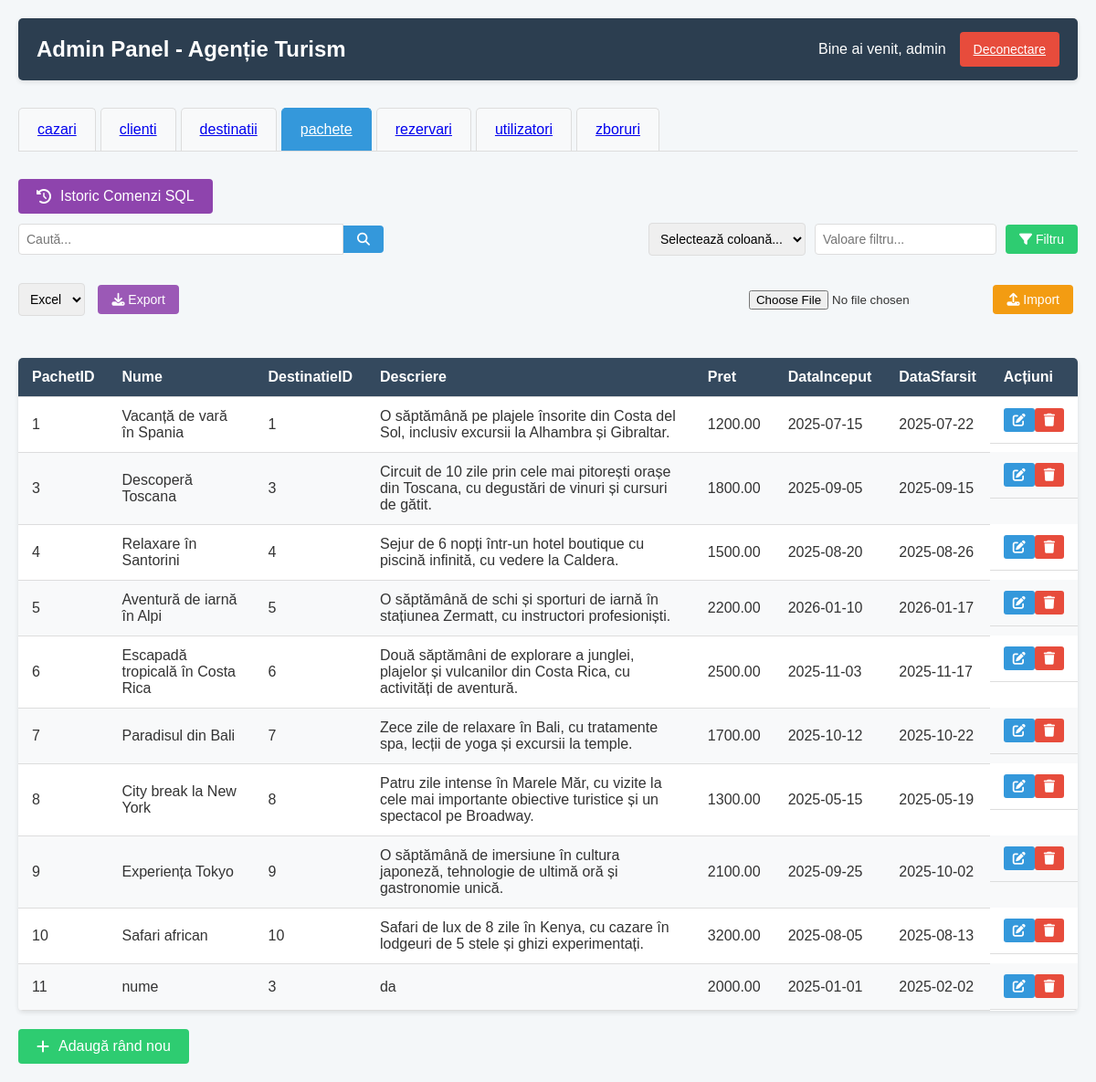
The app's page /admin.php?table=pachete (signed in) with its own data.
### tables this page shows
CREATE TABLE `Pachete` (
  `PachetID` bigint unsigned NOT NULL AUTO_INCREMENT,
  `Nume` varchar(100) NOT NULL,
  `DestinatieID` bigint unsigned NOT NULL,
  `Descriere` text,
  `Pret` decimal(10,2) NOT NULL,
  `DataInceput` date NOT NULL,
  `DataSfarsit` date NOT NULL,
  PRIMARY KEY (`PachetID`),
  KEY `DestinatieID` (`DestinatieID`),
  CONSTRAINT `Pachete_ibfk_1` FOREIGN KEY (`DestinatieID`) REFERENCES `Destinatii` (`DestinatieID`) ON DELETE CASCADE
);

### admin.php (the view, shortened to what this page needs)
<?php
var_dump($_SESSION);
$currentTable = isset($_GET['table']) ? $_GET['table'] : 'Utilizatori';
$dbConnection = new DataBase();
$con = $dbConnection->getConexiune();
function logSQLCommand($command, $table = '', $result = '') {
    $logFile = __DIR__ . '/sql_history.log';
    $timestamp = date('Y-m-d H:i:s');
    $user = $_SESSION['username'] ?? 'Unknown';
    $ip = $_SERVER['REMOTE_ADDR'] ?? 'Unknown';
    $logEntry = "[{$timestamp}] User: {$user} | IP: {$ip} | Table: {$table} | Command: {$command} | Result: {$result}\n";
}
function getTableData($con, $tableName, $searchTerm = '', $filterColumn = '', $filterValue = '') {
    $data = [];
    $columns = [];
    $columnsQuery = "SHOW COLUMNS FROM $tableName";
    $columnsResult = $con->query($columnsQuery);
    if ($columnsResult) {
        while ($column = $columnsResult->fetch_assoc()) {
            $columns[] = $column['Field'];
        }
        $query = "SELECT * FROM $tableName";
        $result = $con->query($query);
        if ($result) {
            while ($row = $result->fetch_assoc()) {
                $data[] = $row;
            }
        }
    }
    return ['columns' => $columns, 'data' => $data];
}
$searchTerm = isset($_GET['search']) ? $_GET['search'] : '';
$filterColumn = isset($_GET['filter_column']) ? $_GET['filter_column'] : '';
$filterValue = isset($_GET['filter_value']) ? $_GET['filter_value'] : '';
$tableData = getTableData($con, $currentTable, $searchTerm, $filterColumn, $filterValue);
$columns = $tableData['columns'];
$data = $tableData['data'];
$primaryKey = '';
$primaryKeyQuery = "SHOW KEYS FROM $currentTable WHERE Key_name = 'PRIMARY'";
$primaryKeyResult = $con->query($primaryKeyQuery);
if ($primaryKeyResult && $primaryKeyResult->num_rows > 0) {
    $primaryKeyRow = $primaryKeyResult->fetch_assoc();
    $primaryKey = $primaryKeyRow['Column_name'];
}
?>
<!DOCTYPE html>
<html lang="ro">
<head>
    <link rel="stylesheet" href="https://cdnjs.cloudflare.com/ajax/libs/font-awesome/6.4.0/css/all.min.css">
</head>
<body>
    <div class="container">
        <header>
            <h1>Admin Panel - Agenție Turism</h1>
            <div class="user-info">
                <span>Bine ai venit, <?php echo htmlspecialchars($_SESSION['username'] ?? 'Admin'); ?></span>
                <a href="logout.php" class="logout-btn">Deconectare</a>
            </div>
        </header>
        <div class="tabs">
            <?php
            $dbConnection = new DataBase();
            $con = $dbConnection->getConexiune();
            $tablesQuery = "SHOW TABLES";
            $tablesResult = $con->query($tablesQuery);
            if ($tablesResult) {
                while ($table = $tablesResult->fetch_row()) {
                    $tableName = $table[0];
                    $activeClass = ($currentTable === $tableName) ? 'active' : '';
                    echo "<a href='?table=$tableName' class='tab $activeClass'>$tableName</a>";
                }
            }
            ?>
        </div>
<button class="sql-history-btn" onclick="openSQLHistoryModal()">
    <i class="fas fa-history"></i> Istoric Comenzi SQL
</button>
        <div class="search-filter-container">
            <form method="GET" action="" class="search-container">
                <input type="text" name="search" placeholder="Caută..." value="<?php echo htmlspecialchars($searchTerm); ?>">
                <button type="submit" class="search-btn"><i class="fas fa-search"></i></button>
            </form>
            <form method="GET" action="" class="filter-container">
                <select name="filter_column">
                    <option value="">Selectează coloană...</option>
                </select>
                <input type="text" name="filter_value" placeholder="Valoare filtru..." value="<?php echo htmlspecialchars($filterValue); ?>">
                <button type="submit" class="filter-btn"><i class="fas fa-filter"></i> Filtru</button>
            </form>
        </div>
        <div class="export-import-container">
            <div class="export-container">
                <form method="POST" action="">
                    <select name="format" class="export-format">
                        <option value="excel">Excel</option>
                    </select>
                    <button type="submit" class="export-btn"><i class="fas fa-download"></i> Export</button>
                </form>
            </div>
            <div class="import-container">
                <form method="POST" action="" enctype="multipart/form-data">
                    <input type="file" name="import_file" class="import-file" accept=".xls,.xlsx,.csv">
                    <button type="submit" class="import-btn"><i class="fas fa-upload"></i> Import</button>
                </form>
            </div>
        </div>
        <table>
            <thead>
                <tr>
                    <?php foreach ($columns as $column): ?>
                        <th><?php echo htmlspecialchars($column); ?></th>
                    <?php endforeach; ?>
                    <th>Acțiuni</th>
                </tr>
            </thead>
            <tbody>
                <?php if (empty($data)): ?>
                    <tr>
                        <td colspan="<?php echo count($columns) + 1; ?>" class="no-data">Nu există date disponibile</td>
                    </tr>
                <?php else: ?>
                    <?php foreach ($data as $row): ?>
                        <tr>
                            <?php foreach ($columns as $column): ?>
                                <td><?php echo htmlspecialchars($row[$column]); ?></td>
                            <?php endforeach; ?>
                            <td class="actions">
                                <button class="btn btn-edit" onclick="openEditModal('<?php echo htmlspecialchars(json_encode($row)); ?>', '<?php echo htmlspecialchars($primaryKey); ?>')"><i class="fas fa-edit"></i></button>
                                <button class="btn btn-delete" onclick="openDeleteModal('<?php echo htmlspecialchars($row[$primaryKey]); ?>', '<?php echo htmlspecialchars($primaryKey); ?>')"><i class="fas fa-trash"></i></button>
                            </td>
                        </tr>
                    <?php endforeach; ?>
                <?php endif; ?>
            </tbody>
        </table>
        <button class="add-row" onclick="openAddModal()"><i class="fas fa-plus"></i> Adaugă rând nou</button>
    </div>
</body>
</html>

### admin.php (style rules this page uses)
body { font-family: 'Arial', sans-serif; line-height: 1.6; margin: 0; padding: 0; background-color: #f4f7f9; color: #333; }
.container { max-width: 1200px; margin: 0 auto; padding: 20px; }
header { background-color: #2c3e50; color: white; padding: 15px 20px; display: flex; justify-content: space-between; align-items: center; margin-bottom: 30px; border-radius: 5px; box-shadow: 0 2px 5px rgba(0,0,0,0.1); }
h1 { margin: 0; font-size: 24px; }
.user-info { display: flex; align-items: center; }
.user-info span { margin-right: 15px; }
.logout-btn { background-color: #e74c3c; color: white; border: none; padding: 8px 15px; border-radius: 4px; cursor: pointer; font-size: 14px; transition: background-color 0.3s; }
.tabs { display: flex; margin-bottom: 20px; border-bottom: 1px solid #ddd; overflow-x: auto; }
.tab { padding: 10px 20px; background-color: #f8f9fa; border: 1px solid #ddd; border-bottom: none; border-radius: 5px 5px 0 0; margin-right: 5px; cursor: pointer; transition: background-color 0.3s; white-space: nowrap; }
.tab.active { background-color: #3498db; color: white; border-color: #3498db; }
.search-filter-container { display: flex; justify-content: space-between; margin-bottom: 20px; flex-wrap: wrap; }
.search-container { display: flex; align-items: center; width: 100%; max-width: 400px; margin-bottom: 10px; }
.search-container input { flex-grow: 1; padding: 8px; border: 1px solid #ddd; border-radius: 4px 0 0 4px; font-size: 14px; }
.search-btn { background-color: #3498db; color: white; border: none; padding: 8px 15px; border-radius: 0 4px 4px 0; cursor: pointer; font-size: 14px; }
.filter-container { display: flex; align-items: center; margin-bottom: 10px; }
.filter-container select, .filter-container input { padding: 8px; border: 1px solid #ddd; border-radius: 4px; margin-right: 10px; font-size: 14px; }
.filter-btn { background-color: #2ecc71; color: white; border: none; padding: 8px 15px; border-radius: 4px; cursor: pointer; font-size: 14px; }
table { width: 100%; border-collapse: collapse; margin-top: 20px; background-color: white; border-radius: 5px; overflow: hidden; box-shadow: 0 2px 5px rgba(0,0,0,0.1); }
th, td { padding: 12px 15px; text-align: left; border-bottom: 1px solid #ddd; }
th { background-color: #34495e; color: white; font-weight: bold; }
tr:nth-child(even) { background-color: #f8f9fa; }
.actions { display: flex; justify-content: space-around; }
.btn { padding: 6px 10px; border: none; border-radius: 3px; cursor: pointer; font-size: 14px; transition: background-color 0.3s; }
.btn-edit { background-color: #3498db; color: white; }
.btn-delete { background-color: #e74c3c; color: white; }
.add-row { margin-top: 20px; background-color: #2ecc71; color: white; border: none; padding: 10px 20px; border-radius: 4px; cursor: pointer; font-size: 16px; display: inline-flex; align-items: center; transition: background-color 0.3s; }
.add-row i { margin-right: 10px; }
.export-import-container { display: flex; justify-content: space-between; margin-bottom: 20px; flex-wrap: wrap; }
.export-container, .import-container { display: flex; align-items: center; margin-bottom: 10px; }
.export-btn, .import-btn { padding: 8px 15px; margin-right: 5px; border: none; border-radius: 4px; cursor: pointer; font-size: 14px; color: white; }
.export-btn { background-color: #9b59b6; }
.import-btn { background-color: #f39c12; }
.export-format { padding: 8px; border: 1px solid #ddd; border-radius: 4px; margin-right: 10px; font-size: 14px; }
.import-file { margin-right: 10px; }
.sql-history-btn { background-color: #8e44ad; color: white; border: none; padding: 10px 20px; border-radius: 4px; cursor: pointer; font-size: 16px; margin: 10px 0; display: inline-flex; align-items: center; transition: background-color 0.3s; }
.sql-history-btn i { margin-right: 10px; }

### records on screen
pachete: PachetID "1", Nume "Vacanță de vară în Spania", DestinatieID "1", Descriere "O săptămână pe plajele însorite din Costa del Sol, inclusiv excursii la Alhambra și Gibraltar.", Pret "1200.00", DataInceput "2025-07-15", DataSfarsit "2025-07-22"
pachete: PachetID "3", Nume "Descoperă Toscana", DestinatieID "3", Descriere "Circuit de 10 zile prin cele mai pitorești orașe din Toscana, cu degustări de vinuri și cursuri de gătit.", Pret "1800.00", DataInceput "2025-09-05", DataSfarsit "2025-09-15"
pachete: PachetID "4", Nume "Relaxare în Santorini", DestinatieID "4", Descriere "Sejur de 6 nopți într-un hotel boutique cu piscină infinită, cu vedere la Caldera.", Pret "1500.00", DataInceput "2025-08-20", DataSfarsit "2025-08-26"
pachete: PachetID "5", Nume "Aventură de iarnă în Alpi", DestinatieID "5", Descriere "O săptămână de schi și sporturi de iarnă în stațiunea Zermatt, cu instructori profesioniști.", Pret "2200.00", DataInceput "2026-01-10", DataSfarsit "2026-01-17"
pachete: PachetID "6", Nume "Escapadă tropicală în Costa Rica", DestinatieID "6", Descriere "Două săptămâni de explorare a junglei, plajelor și vulcanilor din Costa Rica, cu activități de aventură.", Pret "2500.00", DataInceput "2025-11-03", DataSfarsit "2025-11-17"
pachete: PachetID "7", Nume "Paradisul din Bali", DestinatieID "7", Descriere "Zece zile de relaxare în Bali, cu tratamente spa, lecții de yoga și excursii la temple.", Pret "1700.00", DataInceput "2025-10-12", DataSfarsit "2025-10-22"
pachete: PachetID "8", Nume "City break la New York", DestinatieID "8", Descriere "Patru zile intense în Marele Măr, cu vizite la cele mai importante obiective turistice și un spectacol pe Broadway.", Pret "1300.00", DataInceput "2025-05-15", DataSfarsit "2025-05-19"
pachete: PachetID "9", Nume "Experiența Tokyo", DestinatieID "9", Descriere "O săptămână de imersiune în cultura japoneză, tehnologie de ultimă oră și gastronomie unică.", Pret "2100.00", DataInceput "2025-09-25", DataSfarsit "2025-10-02"
pachete: PachetID "10", Nume "Safari african", DestinatieID "10", Descriere "Safari de lux de 8 zile în Kenya, cu cazare în lodgeuri de 5 stele și ghizi experimentați.", Pret "3200.00", DataInceput "2025-08-05", DataSfarsit "2025-08-13"
pachete: PachetID "11", Nume "nume", DestinatieID "3", Descriere "da", Pret "2000.00", DataInceput "2025-01-01", DataSfarsit "2025-02-02"

### other values on screen
$_SESSION['username'] "admin"
$tableName "cazari"
$tableName "clienti"
$tableName "destinatii"
$tableName "pachete"
$tableName "rezervari"
$tableName "utilizatori"
$tableName "zboruri"
$column "PachetID"
$column "Nume"
$column "DestinatieID"
$column "Descriere"
$column "Pret"
$column "DataInceput"
$column "DataSfarsit"
